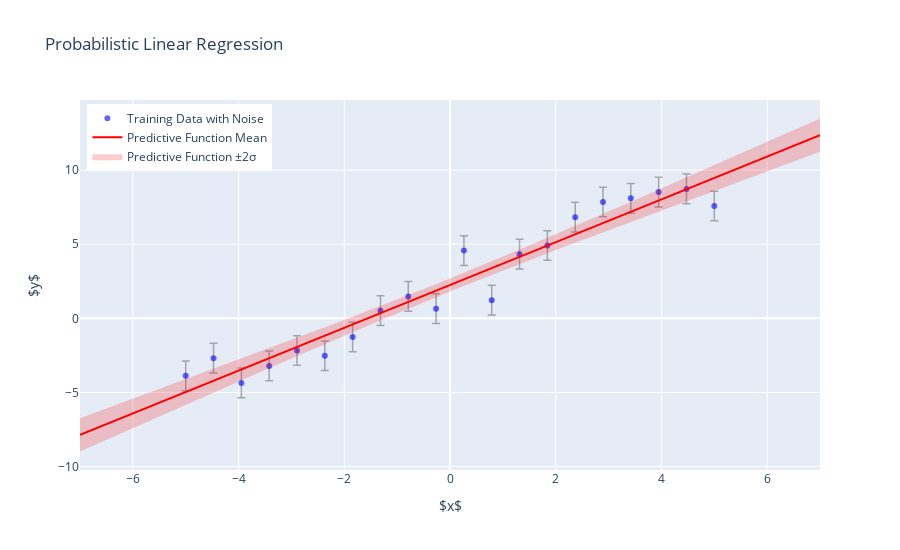

Notebook source saved alongside this figure:
### Code cell
# Plot the results using Plotly
import plotly.graph_objs as go
import plotly.io as pio

# Convert JAX arrays to numpy for Plotly compatibility
import numpy as np

# Prepare data
X_train_np = np.array(X_train_np)
Y_train_np = np.array(np.asarray(Y_train))
X_test_np = np.array(X_test_np)
predictive_mu_f_np = np.array(np.asarray(predictive_mu_f))
predictive_stddev_f_np = np.array(np.asarray(predictive_stddev_f))

# Training data with error bars
train_trace = go.Scatter(
    x=X_train_np,
    y=Y_train_np,
    mode="markers",
    name="Training Data with Noise",
    error_y=dict(
        type="data",
        array=np.ones_like(Y_train_np) * sigma_noise,
        visible=True,
        thickness=1.5,
        color="rgba(0,0,0,0.3)",
    ),
    marker=dict(color="blue", opacity=0.6),
)

# Predictive mean line
mean_trace = go.Scatter(
    x=X_test_np,
    y=predictive_mu_f_np,
    mode="lines",
    name="Predictive Function Mean",
    line=dict(color="red"),
)

# Uncertainty band (+/- 2 stddev)
upper = predictive_mu_f_np + 2 * predictive_stddev_f_np
lower = predictive_mu_f_np - 2 * predictive_stddev_f_np

uncertainty_trace = go.Scatter(
    x=np.concatenate([X_test_np, X_test_np[::-1]]),
    y=np.concatenate([upper, lower[::-1]]),
    fill="toself",
    fillcolor="rgba(255,0,0,0.2)",
    line=dict(color="rgba(255,255,255,0)"),
    hoverinfo="skip",
    showlegend=True,
    name="Predictive Function ±2σ",
)

layout = go.Layout(
    title="Probabilistic Linear Regression",
    xaxis=dict(title="$x$"),
    yaxis=dict(title="$y$"),
    legend=dict(x=0.01, y=0.99),
    width=900,
    height=550,
)

fig = go.Figure(data=[train_trace, mean_trace, uncertainty_trace], layout=layout)
fig.show()

### Figure 1 — Plotly figure (JSON) as saved in the notebook; plotly's stock layout.template omitted (floating-point values rounded to 4 significant figures; data arrays with more than 128 entries replaced by an {"elided": "..."} marker saying what was removed)
{"data": [{"error_y": {"array": [1.0, 1.0, 1.0, 1.0, 1.0, 1.0, 1.0, 1.0, 1.0, 1.0, 1.0, 1.0, 1.0, 1.0, 1.0, 1.0, 1.0, 1.0, 1.0, 1.0], "color": "rgba(0,0,0,0.3)", "thickness": 1.5, "type": "data", "visible": true}, "marker": {"color": "blue", "opacity": 0.6}, "mode": "markers", "name": "Training Data with Noise", "type": "scatter", "x": [-5.0, -4.474, -3.947, -3.421, -2.895, -2.368, -1.842, -1.316, -0.7895, -0.2632, 0.2632, 0.7895, 1.316, 1.842, 2.368, 2.895, 3.421, 3.947, 4.474, 5.0], "y": [-3.877, -2.685, -4.355, -3.21, -2.166, -2.525, -1.258, 0.5207, 1.48, 0.6551, 4.574, 1.229, 4.332, 4.921, 6.83, 7.853, 8.102, 8.521, 8.735, 7.584]}, {"line": {"color": "red"}, "mode": "lines", "name": "Predictive Function Mean", "type": "scatter", "x": {"elided": "200 float values"}, "y": {"elided": "200 float values"}}, {"fill": "toself", "fillcolor": "rgba(255,0,0,0.2)", "hoverinfo": "skip", "line": {"color": "rgba(255,255,255,0)"}, "name": "Predictive Function ±2σ", "showlegend": true, "type": "scatter", "x": {"elided": "400 float values"}, "y": {"elided": "400 float values"}}], "layout": {"height": 550, "legend": {"x": 0.01, "y": 0.99}, "title": {"text": "Probabilistic Linear Regression"}, "width": 900, "xaxis": {"title": {"text": "$x$"}}, "yaxis": {"title": {"text": "$y$"}}}}
